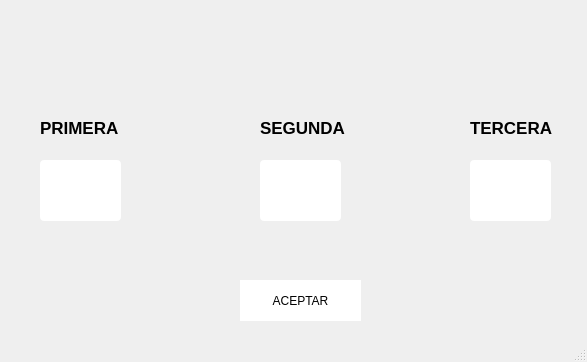
<?xml version="1.0" encoding="UTF-8"?>
<ui version="4.0">
 <class>MainWindow</class>
 <widget class="QMainWindow" name="MainWindow">
  <property name="geometry">
   <rect>
    <x>0</x>
    <y>0</y>
    <width>587</width>
    <height>362</height>
   </rect>
  </property>
  <property name="windowTitle">
   <string>MainWindow</string>
  </property>
  <property name="styleSheet">
   <string notr="true">*{
color: black;
}
QPushButton{
border: none;
background: white;
color: black;
}
QLineEdit{
color: black;
background: white;
border-radius: 4px;
padding: 45px 30px;
}</string>
  </property>
  <widget class="QWidget" name="centralwidget">
   <widget class="QLineEdit" name="third">
    <property name="geometry">
     <rect>
      <x>470</x>
      <y>160</y>
      <width>81</width>
      <height>61</height>
     </rect>
    </property>
    <property name="font">
     <font>
      <pointsize>11</pointsize>
     </font>
    </property>
    <property name="text">
     <string/>
    </property>
    <property name="maxLength">
     <number>2</number>
    </property>
   </widget>
   <widget class="QLineEdit" name="second">
    <property name="geometry">
     <rect>
      <x>260</x>
      <y>160</y>
      <width>81</width>
      <height>61</height>
     </rect>
    </property>
    <property name="font">
     <font>
      <pointsize>11</pointsize>
     </font>
    </property>
    <property name="text">
     <string/>
    </property>
    <property name="maxLength">
     <number>2</number>
    </property>
   </widget>
   <widget class="QLineEdit" name="first">
    <property name="geometry">
     <rect>
      <x>40</x>
      <y>160</y>
      <width>81</width>
      <height>61</height>
     </rect>
    </property>
    <property name="font">
     <font>
      <pointsize>11</pointsize>
     </font>
    </property>
    <property name="text">
     <string/>
    </property>
    <property name="maxLength">
     <number>2</number>
    </property>
   </widget>
   <widget class="QLabel" name="loteria">
    <property name="geometry">
     <rect>
      <x>50</x>
      <y>60</y>
      <width>411</width>
      <height>16</height>
     </rect>
    </property>
    <property name="font">
     <font>
      <pointsize>13</pointsize>
      <weight>75</weight>
      <bold>true</bold>
     </font>
    </property>
    <property name="text">
     <string/>
    </property>
   </widget>
   <widget class="QLabel" name="label_2">
    <property name="geometry">
     <rect>
      <x>40</x>
      <y>120</y>
      <width>91</width>
      <height>16</height>
     </rect>
    </property>
    <property name="font">
     <font>
      <pointsize>13</pointsize>
      <weight>75</weight>
      <bold>true</bold>
     </font>
    </property>
    <property name="text">
     <string>PRIMERA</string>
    </property>
   </widget>
   <widget class="QLabel" name="label_3">
    <property name="geometry">
     <rect>
      <x>260</x>
      <y>120</y>
      <width>91</width>
      <height>16</height>
     </rect>
    </property>
    <property name="font">
     <font>
      <pointsize>13</pointsize>
      <weight>75</weight>
      <bold>true</bold>
     </font>
    </property>
    <property name="text">
     <string>SEGUNDA</string>
    </property>
   </widget>
   <widget class="QLabel" name="label_4">
    <property name="geometry">
     <rect>
      <x>470</x>
      <y>120</y>
      <width>91</width>
      <height>16</height>
     </rect>
    </property>
    <property name="font">
     <font>
      <pointsize>13</pointsize>
      <weight>75</weight>
      <bold>true</bold>
     </font>
    </property>
    <property name="text">
     <string>TERCERA</string>
    </property>
   </widget>
   <widget class="QPushButton" name="push_lotterie">
    <property name="geometry">
     <rect>
      <x>240</x>
      <y>280</y>
      <width>121</width>
      <height>41</height>
     </rect>
    </property>
    <property name="text">
     <string>ACEPTAR</string>
    </property>
   </widget>
  </widget>
  <widget class="QStatusBar" name="statusbar"/>
 </widget>
 <resources/>
 <connections/>
</ui>
